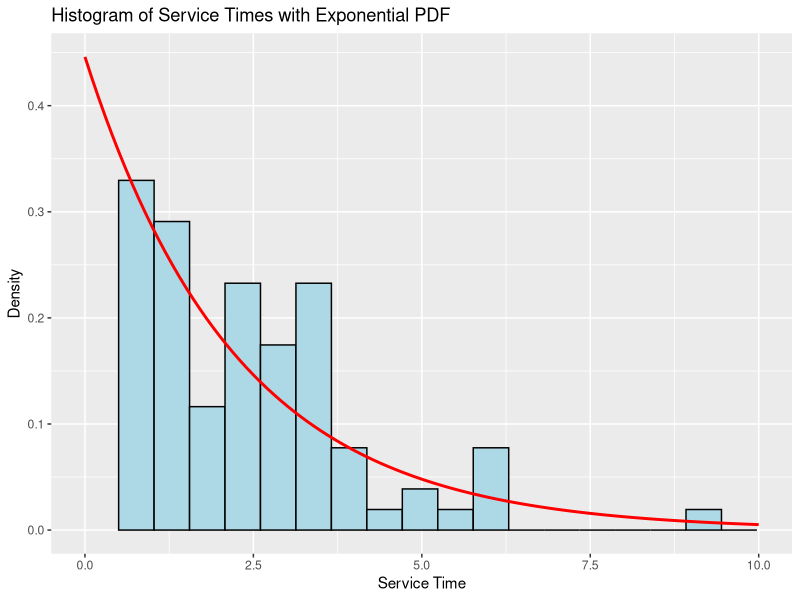

The R source for this figure:
#Page 354 

library(ggplot2)

set.seed(123)

lambda <- 0.446
n <- 100

sample <- rexp(n, rate = lambda)
sample <- sample[sample <= 10]  

data <- data.frame(service_time = sample)

ggplot(data, aes(x = service_time)) +
  geom_histogram(aes(y = ..density..), bins = 20, fill = "lightblue", color = "black", boundary = 0.5) +
  stat_function(fun = function(x) dexp(x, rate = lambda), color = "red", size = 1) +
  labs(title = "Histogram of Service Times with Exponential PDF",
       x = "Service Time", y = "Density") +
  xlim(0, 10)
